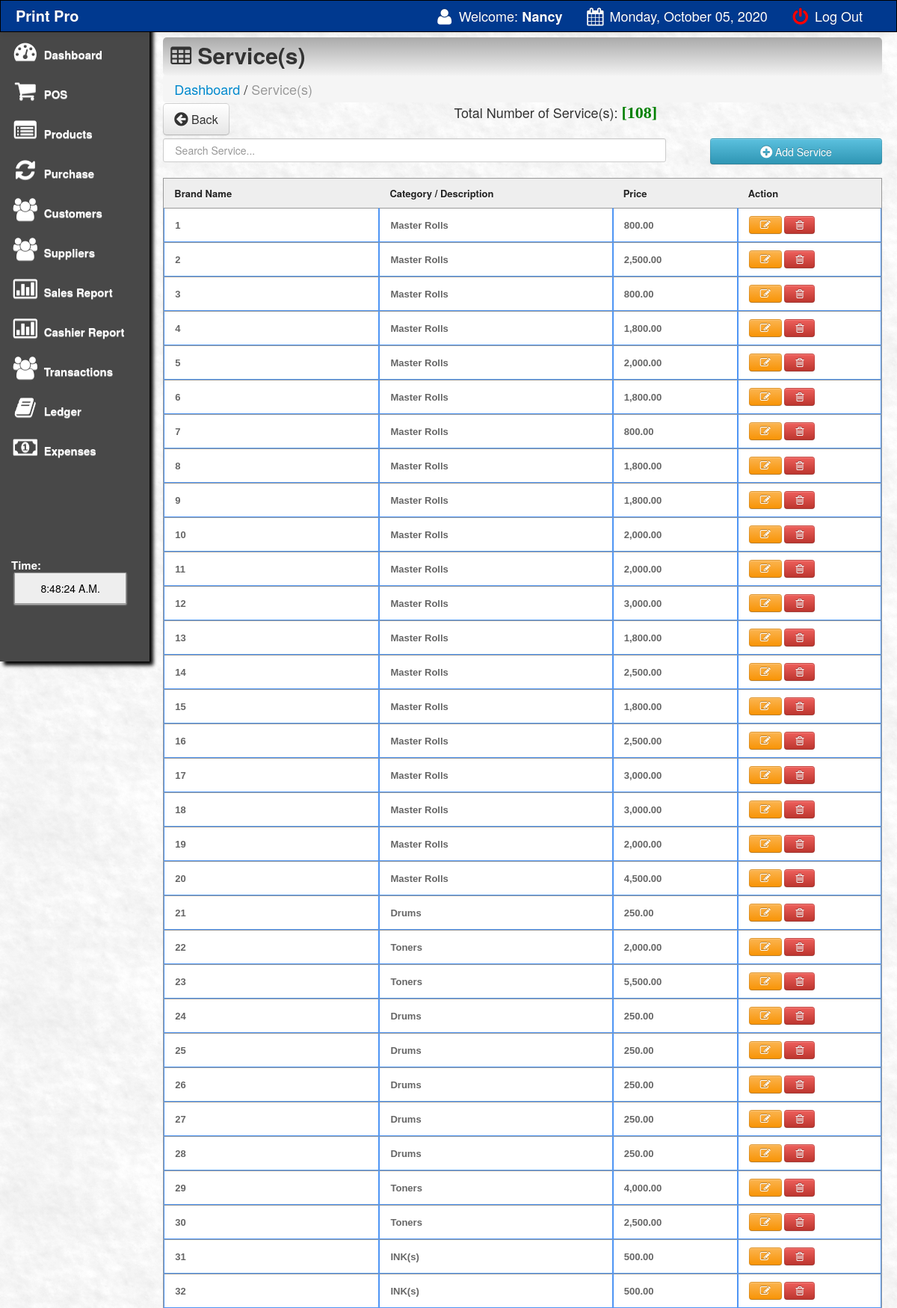
The page /main/products.php (signed in, upper part) on the database its author committed.
### tables this page shows
CREATE TABLE `settings` (
  `id` int(11) NOT NULL,
  `logo` varchar(990) NOT NULL,
  `name` varchar(99) NOT NULL,
  `location` varchar(99) NOT NULL,
  `contacts` varchar(55) NOT NULL
);

CREATE TABLE `products` (
  `product_id` int(11) NOT NULL,
  `product_code` int(111) NOT NULL,
  `brand` varchar(233) NOT NULL,
  `gen_name` varchar(200) NOT NULL,
  `product_name` varchar(200) NOT NULL,
  `cost` varchar(100) NOT NULL,
  `o_price` varchar(100) NOT NULL,
  `price` varchar(100) NOT NULL,
  `profit` varchar(100) NOT NULL,
  `supplier` varchar(100) NOT NULL,
  `onhand_qty` int(10) NOT NULL,
  `qty` int(10) NOT NULL,
  `qty_sold` int(10) NOT NULL,
  `stock_level` int(245) NOT NULL,
  `expiry_date` varchar(500) NOT NULL,
  `date_arrival` varchar(500) NOT NULL,
  `type` varchar(233) NOT NULL DEFAULT 'product'
);

### main/products.php (the view, shortened to what this page needs)
<html>
<head>
 <link href="css/bootstrap.css" rel="stylesheet">
    <link rel="stylesheet" type="text/css" href="css/DT_bootstrap.css">
  <link rel="stylesheet" href="css/font-awesome.min.css">
    <link href="css/bootstrap-responsive.css" rel="stylesheet">
<link href="../style.css" media="screen" rel="stylesheet" type="text/css" />
<link href="src/facebox.css" media="screen" rel="stylesheet" type="text/css" />
</head>
<body>
<?php include('navfixed.php');?>
<div class="container-fluid">
      <div class="row-fluid">
	<?php include('sidebar.php');?>
	<div class="span10">
	<div class="contentheader">
			<i class="icon-table"></i> Service(s)
			</div>
			<ul class="breadcrumb">
			<li><a href="index.php">Dashboard</a></li> /
			<li class="active">Service(s)</li>
			</ul>
<div style="margin-top: -19px; margin-bottom: 21px;">
<a  href="index.php"><button class="btn btn-default btn-large" style="float: left;"><i class="icon icon-circle-arrow-left icon-large"></i> Back</button></a>
			<?php
			include('../connect.php');
				$result = $db->prepare("SELECT * FROM products ORDER BY qty_sold DESC");
				$result->execute();
				$rowcount = $result->rowcount();
			?>
				<div style="text-align:center;">
			Total Number of Service(s):  <font color="green" style="font:bold 22px 'Aleo';">[<?php echo $rowcount;?>]</font>
			</div>
</div>
<input type="text" style="padding:15px;" name="filter" value="" id="filter" placeholder="Search Service..." autocomplete="off" />
<a rel="facebox" href="addproduct.php"><Button type="submit" class="btn btn-info" style="float:right; width:230px; height:35px;" /><i class="icon-plus-sign icon-large"></i> Add Service</button></a><br><br>
<table class="hoverTable" id="resultTable" data-responsive="table" style="text-align: left;">
	<thead>
		<tr>
			<th width="12%"> Brand Name </th>
			<th width="13%"> Category / Description </th>
			<th width="6%"> Price</th>
			<th width="8%"> Action </th>
		</tr>
	</thead>
	<tbody>
			<?php
			function formatMoney($number, $fractional=false) {
					if ($fractional) {
						$number = sprintf('%.2f', $number);
					}
					while (true) {
						$replaced = preg_replace('/(-?\d+)(\d\d\d)/', '$1,$2', $number);
						if ($replaced != $number) {
							$number = $replaced;
						} else {
							break;
						}
					}
					return $number;
				}
				include('../connect.php');
				$result = $db->prepare("SELECT * FROM products");
				$result->execute();
				for($i=0; $row = $result->fetch(); $i++){
			?>
			<td><?php echo $row['product_code']; ?></td>
			<td><?php echo $row['product_name']; ?></td>
			<td><?php
			$oprice=$row['price'];
			echo formatMoney($oprice, true);
			?></td>
					<td><a rel="facebox" title="Click to edit the product" href="editproduct.php?id=<?php echo $row['product_id']; ?>"><button class="btn btn-warning"><i class="icon-edit"></i> </button> </a>
			<a href="#" id="<?php echo $row['product_id']; ?>" class="delbutton" title="Click to Delete the product"><button class="btn btn-danger"><i class="icon-trash"></i></button></a></td>
			<?php
				}
			?>
	</tbody>
</table>
</div>
</div>
</div>
</body>
<?php include('footer.php');?>
</html>

### main/navfixed.php (shortened to what this page needs)
<div class="navbar navbar-inverse navbar-fixed-top">
     <div class="navbar-inner">
       <div class="container-fluid">
           <?php
 include('../connect.php');
 $result = $db->prepare("SELECT * FROM settings");
   $result->bindParam(':userid', $res);
   $result->execute();
   for($i=0; $row = $result->fetch(); $i++){
 ?>
         <a class="brand" href="#"><b><?php echo $row['name']; ?></b></a>
         <div class="nav-collapse collapse">
           <ul class="nav pull-right">
             <li><a><i class="icon-user icon-large"></i> Welcome:<strong> <?php echo $_SESSION['SESS_FIRST_NAME'];?></strong></a></li>
             <?php } ?>
		 <li><a> <i class="icon-calendar icon-large"></i>
							<?php
							$Today = date('y:m:d',time());
							$new = date('l, F d, Y', strtotime($Today));
							echo $new;
							?>
			</a></li>
             <li><a href="../index.php"><font color="red"><i class="icon-off icon-large"></i></font> Log Out</a></li>
           </ul>
         </div>
       </div>
     </div>
   </div>

### style.css (style rules this page uses)
td a { color:darkblue; }
input { border: 1px solid #999; background: #EEEEEE; padding: 10px; box-shadow:0 1px 2px #ddd; -moz-box-shadow:0 1px 2px #ddd; -webkit-box-shadow:0 1px 2px #ddd; }
#filter { width: 70%; float:left; }
#resultTable { border-collapse: separate; background-color: #FFFFFF; border-spacing: 0; max-width: 100%; }
#resultTable { color: #666666; text-shadow: 0 1px 0 #FFFFFF; width: 100%; border: 1px solid #999999; box-shadow: 0 5px 5px -5px rgba(0, 0, 0, 0.3); margin-top: 13px; }
#resultTable thead tr th { background: none repeat scroll 0 0 #EEEEEE; color: #222222; padding: 10px 14px; text-align: left; border-top: 0 none; font-size: 13px; }
#resultTable tbody tr td { font: bold 13px 'Arial'; text-align: left; padding: 10px 14px; border-top: 1px solid #999999; }
#resultTable td { padding:7px; border:#4e95f4 1px solid; }
#resultTable tr { background: #fff; }

### main/products.php (style rules this page uses)
body { padding-top: 60px; padding-bottom: 40px; }

### rows shown on the page
settings: name "Print Pro"
products: product_code "1", product_name "Master Rolls", price "800.00"
products: product_code "2", product_name "Master Rolls", price "2,500.00"
products: product_code "3", product_name "Master Rolls", price "800.00"
products: product_code "4", product_name "Master Rolls", price "1,800.00"
products: product_code "5", product_name "Master Rolls", price "2,000.00"
products: product_code "6", product_name "Master Rolls", price "1,800.00"
products: product_code "7", product_name "Master Rolls", price "800.00"
products: product_code "8", product_name "Master Rolls", price "1,800.00"
products: product_code "9", product_name "Master Rolls", price "1,800.00"
products: product_code "10", product_name "Master Rolls", price "2,000.00"
products: product_code "11", product_name "Master Rolls", price "2,000.00"
products: product_code "12", product_name "Master Rolls", price "3,000.00"
products: product_code "13", product_name "Master Rolls", price "1,800.00"
products: product_code "14", product_name "Master Rolls", price "2,500.00"
products: product_code "15", product_name "Master Rolls", price "1,800.00"
products: product_code "16", product_name "Master Rolls", price "2,500.00"
products: product_code "17", product_name "Master Rolls", price "3,000.00"
products: product_code "18", product_name "Master Rolls", price "3,000.00"
products: product_code "19", product_name "Master Rolls", price "2,000.00"
products: product_code "20", product_name "Master Rolls", price "4,500.00"
products: product_code "21", product_name "Drums", price "250.00"
products: product_code "22", product_name "Toners", price "2,000.00"
products: product_code "23", product_name "Toners", price "5,500.00"
products: product_code "24", product_name "Drums", price "250.00"
products: product_code "25", product_name "Drums", price "250.00"
products: product_code "26", product_name "Drums", price "250.00"
products: product_code "27", product_name "Drums", price "250.00"
products: product_code "28", product_name "Drums", price "250.00"
products: product_code "29", product_name "Toners", price "4,000.00"
products: product_code "30", product_name "Toners", price "2,500.00"
products: product_code "31", product_name "INK(s)", price "500.00"
products: product_code "32", product_name "INK(s)", price "500.00"

### other values the page prints
$rowcount "108"
